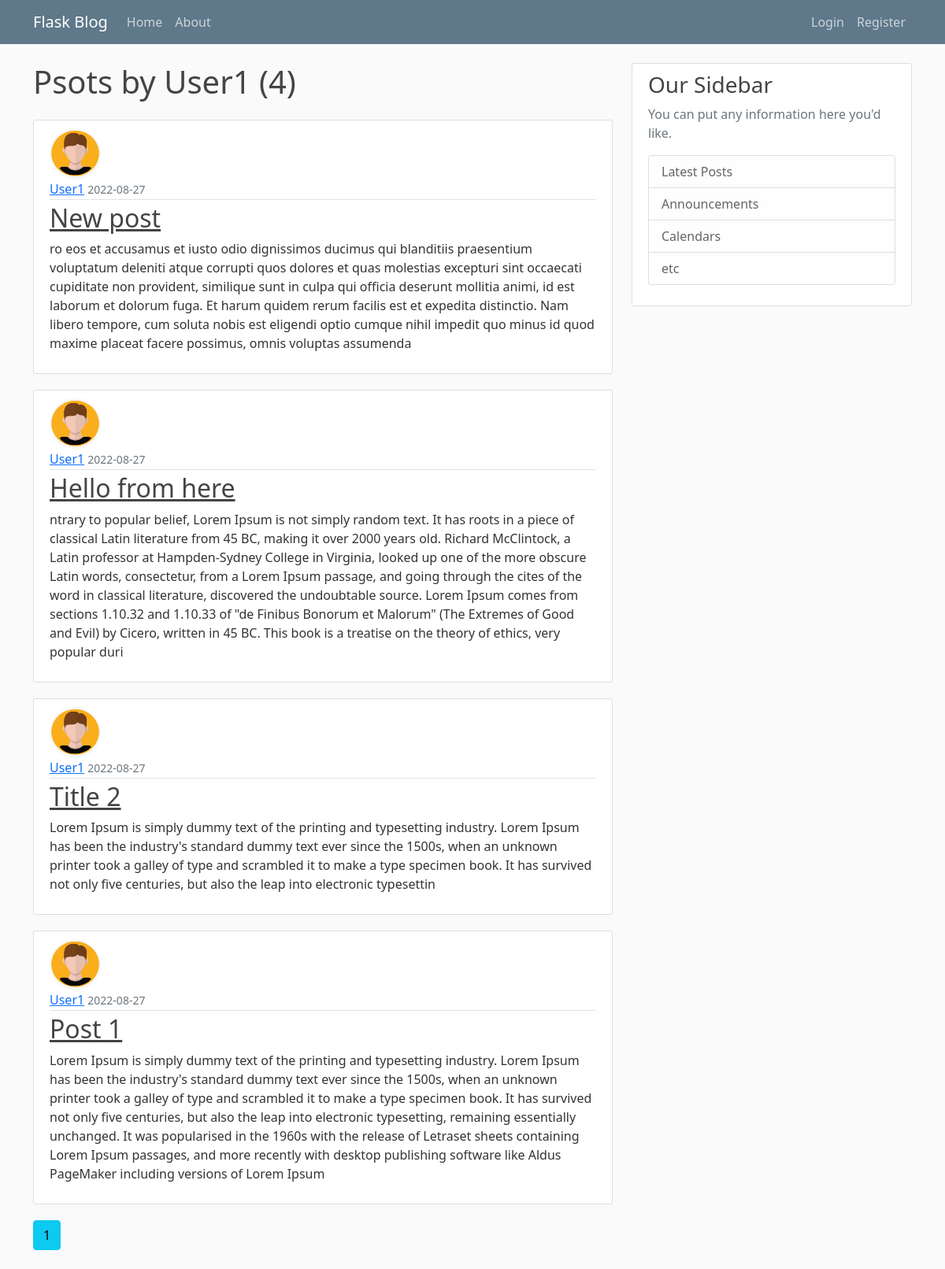
The app's page /user/User1 with its own data.
### flaskblog/models.py (models this page shows, shortened)
class User(db.Model, UserMixin):
    id = db.Column(db.Integer, primary_key=True)
    username = db.Column(db.String(20), unique=True, nullable=False)
    email = db.Column(db.String(120), unique=True, nullable=False)
    image_file = db.Column(db.String(20), nullable=False, default='default.png')
    password = db.Column(db.String(60), nullable=False)
    posts = db.relationship('Post', backref='author', lazy=True)

class Post(db.Model):
    id = db.Column(db.Integer, primary_key=True)
    title = db.Column(db.String(100), nullable=False)
    date_posted = db.Column(db.DateTime, nullable=False, default=datetime.utcnow)
    content = db.Column(db.Text(20), nullable=False)
    user_id =  db.Column(db.Integer, db.ForeignKey('user.id'), nullable=False)

### flaskblog/users/routes.py (the view)
@users.route("/user/<string:username>")
def user_posts(username):
    page = request.args.get('page', 1, type=int)
    user = User.query.filter_by(username=username).first_or_404()
    posts = Post.query.filter_by(author=user)\
        .order_by(Post.date_posted.desc())\
        .paginate(page=page, per_page=4)
    return render_template('user_posts.html', posts=posts, user=user)

### flaskblog/templates/user_posts.html
{% extends "layout.html" %}
{% block content %}
    <h1 class="mb-4">Psots by {{user.username}} ({{ posts.total}})</h1>
    {% for post in posts.items %}
    <article class="media content-section">
      <img class="rounded-circle article-img" src="{{ url_for('static', filename='profile_pics/'+post.author.image_file) }}">
      <div class="media-body">
        <div class="article-metadata">
          <a class="mr-2" href="{{ url_for('users.user_posts', username=post.author.username) }}">{{ post.author.username }}</a>
          <small class="text-muted">{{ post.date_posted.strftime('%Y-%m-%d') }}</small>
        </div>
        <h2><a class="article-title" href="{{url_for('posts.post',post_id=post.id)}}">{{ post.title }}</a></h2>
        <p class="article-content">{{ post.content }}</p>
      </div>
    </article>
    {% endfor %}
    {% for page_num in posts.iter_pages(left_edge=1, right_edge=1, left_current=1, right_current=2) %}
      {% if page_num %}
        {% if posts.page == page_num %}
          <a class="btn btn-info mb-4" href="{{ url_for('users.user_posts', username=user.username, page=page_num) }}">{{ page_num }}</a>
        {% else %}
          <a class="btn btn-outline-info mb-4" href="{{ url_for('users.user_posts', username=user.username, page=page_num) }}">{{ page_num }}</a>
        {% endif %}
      {% else %}
        ...
      {% endif %}
    {% endfor %}
{% endblock content %}

### flaskblog/static/main.css (style rules this page uses)
body { background: #fafafa; color: #333333; margin-top: 5rem; }
h1, h2, h3, h4, h5, h6 { color: #444444; }
.content-section { background: #ffffff; padding: 10px 20px; border: 1px solid #dddddd; border-radius: 3px; margin-bottom: 20px; }
.article-title { color: #444444; }
.article-content { white-space: pre-line; }
.article-img { height: 65px; width: 65px; margin-right: 16px; }
.article-metadata { padding-bottom: 1px; margin-bottom: 4px; border-bottom: 1px solid #e3e3e3 }

### records on screen
User: username "User1"
Post: image_file (placeholder picture), author.username "User1", date_posted "2022-08-27", title "New post", content "ro eos et accusamus et iusto odio dignissimos ducimus qui blanditiis praesentium voluptatum deleniti atque corrupti quos dolores et quas molestias excepturi sint occaecati cupiditate non provident, similique sunt in culpa qui officia deserunt mollitia animi, id est laborum et dolorum fuga. Et harum quidem rerum facilis est et expedita distinctio. Nam libero tempore, cum soluta nobis est eligendi optio cumque nihil impedit quo minus id quod maxime placeat facere possimus, omnis voluptas assumenda"
Post: image_file (placeholder picture), author.username "User1", date_posted "2022-08-27", title "Hello from here", content "ntrary to popular belief, Lorem Ipsum is not simply random text. It has roots in a piece of classical Latin literature from 45 BC, making it over 2000 years old. Richard McClintock, a Latin professor at Hampden-Sydney College in Virginia, looked up one of the more obscure Latin words, consectetur, from a Lorem Ipsum passage, and going through the cites of the word in classical literature, discovered the undoubtable source. Lorem Ipsum comes from sections 1.10.32 and 1.10.33 of \"de Finibus Bonorum et Malorum\" (The Extremes of Good and Evil) by Cicero, written in 45 BC. This book is a treatise on the theory of ethics, very popular duri"
Post: image_file (placeholder picture), author.username "User1", date_posted "2022-08-27", title "Title 2", content "Lorem Ipsum is simply dummy text of the printing and typesetting industry. Lorem Ipsum has been the industry's standard dummy text ever since the 1500s, when an unknown printer took a galley of type and scrambled it to make a type specimen book. It has survived not only five centuries, but also the leap into electronic typesettin"
Post: image_file (placeholder picture), author.username "User1", date_posted "2022-08-27", title "Post 1", content "Lorem Ipsum is simply dummy text of the printing and typesetting industry. Lorem Ipsum has been the industry's standard dummy text ever since the 1500s, when an unknown printer took a galley of type and scrambled it to make a type specimen book. It has survived not only five centuries, but also the leap into electronic typesetting, remaining essentially unchanged. It was popularised in the 1960s with the release of Letraset sheets containing Lorem Ipsum passages, and more recently with desktop publishing software like Aldus PageMaker including versions of Lorem Ipsum"

### other values on screen
{{ posts.total }} "4"
{{ page_num }} "1"
